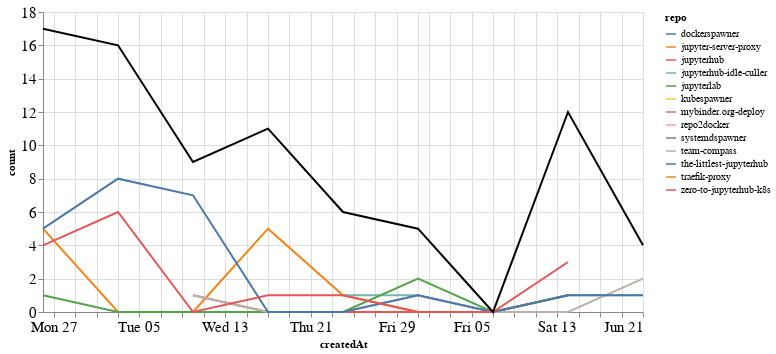

Notebook source saved alongside this figure:
### Markdown cell above
## Comments

### Code cell
comments_time = comments.groupby('repo').resample('W', on='createdAt').count()['author'].reset_index()
comments_time = comments_time.rename(columns={'author': 'count'})
comments_time_total = comments_time.groupby('createdAt').agg({"count": "sum"}).reset_index()
ch1 = alt.Chart(comments_time, width=600).mark_line().encode(
    x='createdAt',
    y='count',
    color='repo',
    tooltip="repo"
)

ch2 = alt.Chart(comments_time_total, width=600).mark_line(color="black").encode(
    x='createdAt',
    y='count',
)

ch1 + ch2

### Figure 1 — Vega-Lite specification as saved in the notebook (floating-point values rounded to 4 significant figures)
{"config": {"axisLeft": {"labelFontSize": 15}, "axisBottom": {"labelFontSize": 15}}, "layer": [{"data": {"name": "data-07f930ee282941e2a6649b6200084a48"}, "mark": "line", "encoding": {"color": {"type": "nominal", "field": "repo"}, "tooltip": {"type": "nominal", "field": "repo"}, "x": {"type": "temporal", "field": "createdAt"}, "y": {"type": "quantitative", "field": "count"}}, "width": 600}, {"data": {"name": "data-b330a2ac841c4706997c9ae0bf3d7ff8"}, "mark": {"type": "line", "color": "black"}, "encoding": {"x": {"type": "temporal", "field": "createdAt"}, "y": {"type": "quantitative", "field": "count"}}, "width": 600}], "$schema": "https://vega.github.io/schema/vega-lite/v4.8.1.json", "datasets": {"data-07f930ee282941e2a6649b6200084a48": [{"repo": "dockerspawner", "createdAt": "2020-06-14T00:00:00", "count": 4}, {"repo": "jupyter-server-proxy", "createdAt": "2020-04-26T00:00:00", "count": 5}, {"repo": "jupyter-server-proxy", "createdAt": "2020-05-03T00:00:00", "count": 0}, {"repo": "jupyter-server-proxy", "createdAt": "2020-05-10T00:00:00", "count": 0}, {"repo": "jupyter-server-proxy", "createdAt": "2020-05-17T00:00:00", "count": 5}, {"repo": "jupyter-server-proxy", "createdAt": "2020-05-24T00:00:00", "count": 1}, {"repo": "jupyter-server-proxy", "createdAt": "2020-05-31T00:00:00", "count": 0}, {"repo": "jupyter-server-proxy", "createdAt": "2020-06-07T00:00:00", "count": 0}, {"repo": "jupyter-server-proxy", "createdAt": "2020-06-14T00:00:00", "count": 1}, {"repo": "jupyterhub", "createdAt": "2020-05-10T00:00:00", "count": 1}, {"repo": "jupyterhub", "createdAt": "2020-05-17T00:00:00", "count": 0}, {"repo": "jupyterhub", "createdAt": "2020-05-24T00:00:00", "count": 0}, {"repo": "jupyterhub", "createdAt": "2020-05-31T00:00:00", "count": 0}, {"repo": "jupyterhub", "createdAt": "2020-06-07T00:00:00", "count": 0}, {"repo": "jupyterhub", "createdAt": "2020-06-14T00:00:00", "count": 1}, {"repo": "jupyterhub-idle-culler", "createdAt": "2020-05-24T00:00:00", "count": 1}, {"repo": "jupyterhub-idle-culler", "createdAt": "2020-05-31T00:00:00", "count": 1}, {"repo": "jupyterhub-idle-culler", "createdAt": "2020-06-07T00:00:00", "count": 0}, {"repo": "jupyterhub-idle-culler", "createdAt": "2020-06-14T00:00:00", "count": 1}, {"repo": "jupyterhub-idle-culler", "createdAt": "2020-06-21T00:00:00", "count": 1}, {"repo": "jupyterlab", "createdAt": "2020-04-26T00:00:00", "count": 1}, {"repo": "jupyterlab", "createdAt": "2020-05-03T00:00:00", "count": 0}, {"repo": "jupyterlab", "createdAt": "2020-05-10T00:00:00", "count": 0}, {"repo": "jupyterlab", "createdAt": "2020-05-17T00:00:00", "count": 0}, {"repo": "jupyterlab", "createdAt": "2020-05-24T00:00:00", "count": 0}, {"repo": "jupyterlab", "createdAt": "2020-05-31T00:00:00", "count": 2}, {"repo": "jupyterlab", "createdAt": "2020-06-07T00:00:00", "count": 0}, {"repo": "jupyterlab", "createdAt": "2020-06-14T00:00:00", "count": 1}, {"repo": "kubespawner", "createdAt": "2020-05-03T00:00:00", "count": 2}, {"repo": "mybinder.org-deploy", "createdAt": "2020-05-24T00:00:00", "count": 3}, {"repo": "repo2docker", "createdAt": "2020-05-17T00:00:00", "count": 1}, {"repo": "systemdspawner", "createdAt": "2020-04-26T00:00:00", "count": 2}, {"repo": "team-compass", "createdAt": "2020-05-10T00:00:00", "count": 1}, {"repo": "team-compass", "createdAt": "2020-05-17T00:00:00", "count": 0}, {"repo": "team-compass", "createdAt": "2020-05-24T00:00:00", "count": 0}, {"repo": "team-compass", "createdAt": "2020-05-31T00:00:00", "count": 1}, {"repo": "team-compass", "createdAt": "2020-06-07T00:00:00", "count": 0}, {"repo": "team-compass", "createdAt": "2020-06-14T00:00:00", "count": 0}, {"repo": "team-compass", "createdAt": "2020-06-21T00:00:00", "count": 2}, {"repo": "the-littlest-jupyterhub", "createdAt": "2020-04-26T00:00:00", "count": 5}, {"repo": "the-littlest-jupyterhub", "createdAt": "2020-05-03T00:00:00", "count": 8}, {"repo": "the-littlest-jupyterhub", "createdAt": "2020-05-10T00:00:00", "count": 7}, {"repo": "the-littlest-jupyterhub", "createdAt": "2020-05-17T00:00:00", "count": 0}, {"repo": "the-littlest-jupyterhub", "createdAt": "2020-05-24T00:00:00", "count": 0}, {"repo": "the-littlest-jupyterhub", "createdAt": "2020-05-31T00:00:00", "count": 1}, {"repo": "the-littlest-jupyterhub", "createdAt": "2020-06-07T00:00:00", "count": 0}, {"repo": "the-littlest-jupyterhub", "createdAt": "2020-06-14T00:00:00", "count": 1}, {"repo": "the-littlest-jupyterhub", "createdAt": "2020-06-21T00:00:00", "count": 1}, {"repo": "traefik-proxy", "createdAt": "2020-05-17T00:00:00", "count": 4}, {"repo": "zero-to-jupyterhub-k8s", "createdAt": "2020-04-26T00:00:00", "count": 4}, {"repo": "zero-to-jupyterhub-k8s", "createdAt": "2020-05-03T00:00:00", "count": 6}, {"repo": "zero-to-jupyterhub-k8s", "createdAt": "2020-05-10T00:00:00", "count": 0}, {"repo": "zero-to-jupyterhub-k8s", "createdAt": "2020-05-17T00:00:00", "count": 1}, {"repo": "zero-to-jupyterhub-k8s", "createdAt": "2020-05-24T00:00:00", "count": 1}, {"repo": "zero-to-jupyterhub-k8s", "createdAt": "2020-05-31T00:00:00", "count": 0}, {"repo": "zero-to-jupyterhub-k8s", "createdAt": "2020-06-07T00:00:00", "count": 0}, {"repo": "zero-to-jupyterhub-k8s", "createdAt": "2020-06-14T00:00:00", "count": 3}], "data-b330a2ac841c4706997c9ae0bf3d7ff8": [{"createdAt": "2020-04-26T00:00:00", "count": 17}, {"createdAt": "2020-05-03T00:00:00", "count": 16}, {"createdAt": "2020-05-10T00:00:00", "count": 9}, {"createdAt": "2020-05-17T00:00:00", "count": 11}, {"createdAt": "2020-05-24T00:00:00", "count": 6}, {"createdAt": "2020-05-31T00:00:00", "count": 5}, {"createdAt": "2020-06-07T00:00:00", "count": 0}, {"createdAt": "2020-06-14T00:00:00", "count": 12}, {"createdAt": "2020-06-21T00:00:00", "count": 4}]}}
